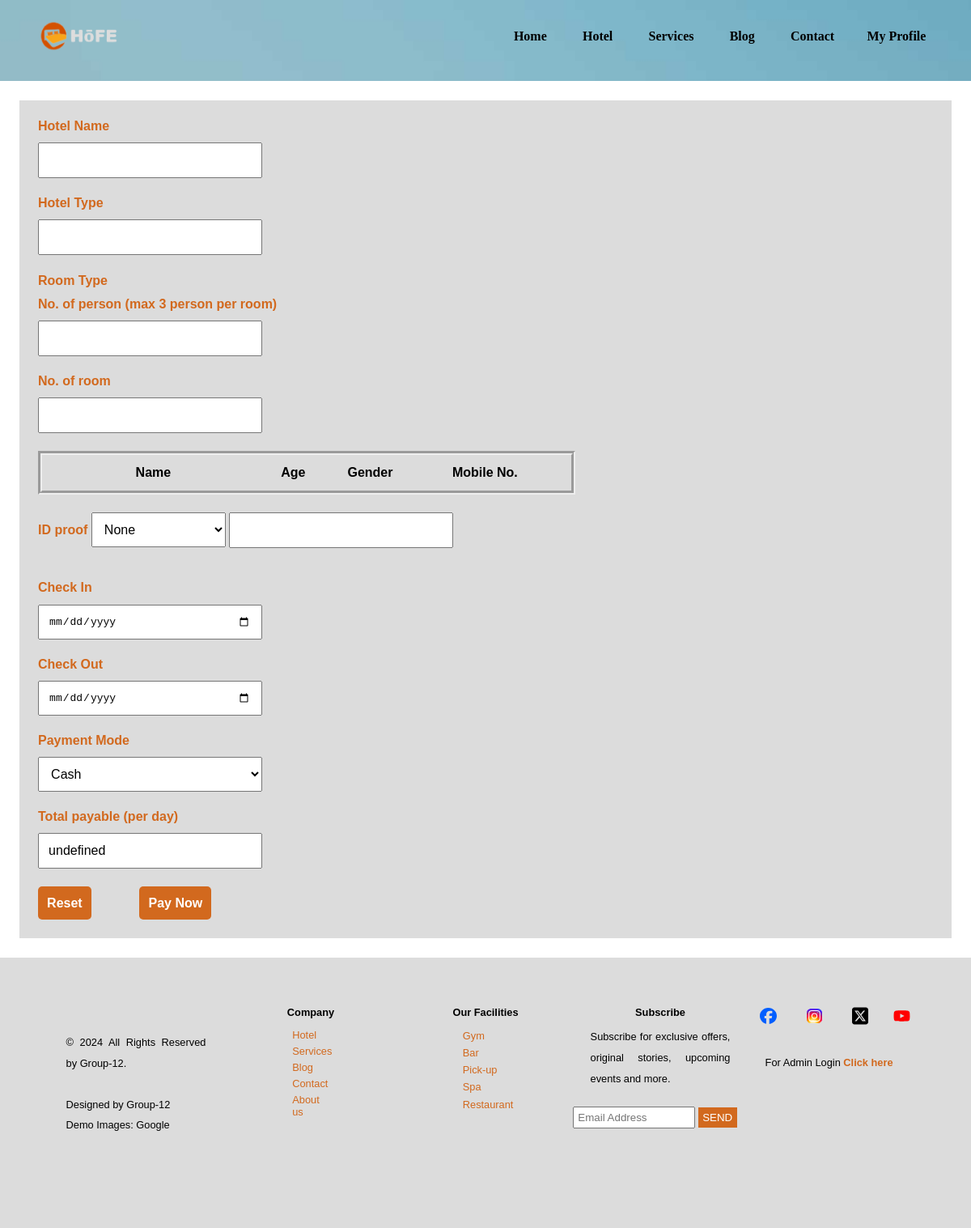
Page /payment.php?uphname=Hotel Taj (signed in) on the earlier database version.
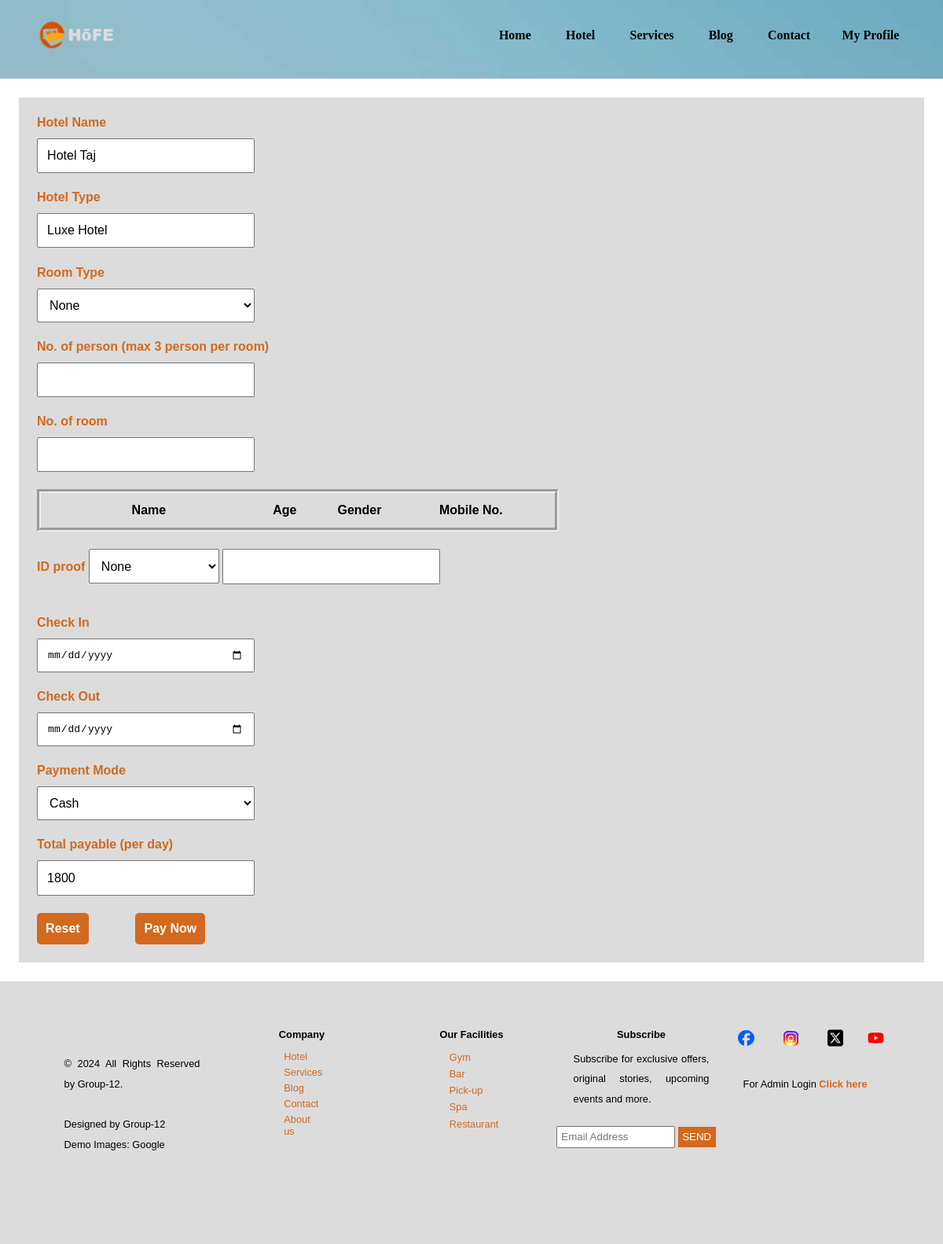
Same page on the later database version.
### tables this page shows
CREATE TABLE `hotel` (
  `id` int(11) NOT NULL,
  `aduser` varchar(20) NOT NULL,
  `hname` varchar(30) NOT NULL,
  `htype` varchar(20) NOT NULL,
  `hloc` varchar(15) NOT NULL,
  `haddr` varchar(100) NOT NULL,
  `hdes` varchar(500) NOT NULL,
  `rent` varchar(11) NOT NULL,
  `img` varchar(100) NOT NULL,
  `avail` varchar(11) NOT NULL
);

### payment.php (the view, shortened to what the changed rows need)
<?php
if(isset($_GET['cd'])){
    $da=$_GET['cd'];
}
else{
    $da=date("Y-m-d");
}
$hid=$_GET['uphname'];
$mysqli=new mysqli("localhost","root","","hotel_reserve");
$sql="SELECT * FROM hotel WHERE hname='".$hid."'";
$result=mysqli_query($mysqli,$sql);
$row=mysqli_fetch_array($result);
$price=$row["rent"];
if($row['htype'] == "Luxe Hotel"){
    $price = $price + (($price * 20) / 100);
}
echo '
<!DOCTYPE html>
<html lang="en">
<head>
    <meta charset="UTF-8">
    <meta name="viewport" content="width=device-width, initial-scale=1.0">
    <title>* Hotel Booking *</title>
    <link rel="stylesheet" href="style.css">
    <link rel="stylesheet" href="css/payment.css">
    <script defer src="payment.js"></script>
</head>
<body onload="up(this.value,';echo $price;echo ')">
    <div class="container">
        <div class="div1">
            <div class="header">
                <nav>
                    <div class="logo">
                        <a href="index.php">
                            <img src="Components/logo.png" alt="">
                        </a>
                    </div>
                    <ul>
                        <li><a class="home" href="index.php">Home</a></li>
                        <li><a class="hotel" href="hotel.php">Hotel</a></li>
                        <li><a class="services" href="services.php">Services</a></li>
                        <li><a class="blog" href="blog.php">Blog</a></li>
                        <li><a class="contact" href="contact.php">Contact</a></li>';
                    echo '</ul>
                </nav>
            </div>
        </div>
        <div class="payment">
            <div class="content">';
                    echo'<form action="payment1.php" method="post" class="form" enctype="multipart/form-data">
                    <input type="hidden" name="aduser" value="';echo $row['aduser']; echo '">
                    <label for="hname">Hotel Name </label>
                    <input type="text" name="hname" value="';echo $row['hname'];echo '" required>
                    <label for="htype">Hotel Type </label>
                    <input type="text" name="htype" value="';echo $row['htype'];echo '" readonly required>
                    <label for="hrtype">Room Type </label>';
                    if($row['htype'] == "Luxe Hotel"){
                        echo '<select name="hrtype" id="" onchange="up(this.value,';echo $price;echo ')">
                            <option value="na" selected>None</option>
                            <option value="SingleXA Suite">SingleXA Suite</option>
                            <option value="DoubleXA Suite">DoubleXA Suite</option>
                            <option value="QuadXA Suite">QuadXA Suite</option>
                        </select>';
                    }
                    echo '<label for="noper">No. of person (max 3 person per room)</label>
                    <input type="number" min="1" max="3" id="nop" onkeyup="f(this.value)" required>
                    <label for="noroom">No. of room </label>
                    <input type="number" id="room" max="1" name="noroom" onkeyup="roomup(this.value,';echo $price;echo ')" required>
                    <div id="tab_r">
                        <table>
                            <tr>
                                <th style="width: 40%;">Name</th>
                                <th style="width: 15%;">Age</th>
                                <th style="width: 15%;">Gender</th>
                                <th style="width: 30%;">Mobile No.</th>
                            </tr>
                        </table>
                    </div>
                    <div class="con-id">
                        <label for="uveri">ID proof </label>
                        <select name="uveri" id="idpro">
                            <option value="na" selected>None</option>
                            <option value="Aadhar No">Aadhar No</option>
                            <option value="Voter ID">Voter ID</option>
                            <option value="PAN No">PAN No</option>
                            <option value="Driving License">Driving License</option>
                            <option value="Passport No">Passport No</option>
                        </select>
                        <input type="text" name="uveride" required>
                    </div><br>
                    <label for="checkin">Check In</label>
                    <input type="date" id="ci" min="';echo $da;echo'" name="checkin" onchange="date()" required>';
                    echo '<label for="checkout">Check Out</label>
                    <input type="date" id="co" min="';echo ++$da;echo'"" name="checkout" onchange="dateup()" required>
                    <label for="status">Payment Mode</label>
                    <select name="status" id="" onchange="fsc(this.value)" required>
                        <option value="Cash" selected>Cash</option>
                    </select>
                    <label for="payrup">Total payable (per day)</label>
                    <input type="text" name="payrup" id="pay" value="" readonly>
                    <div class="con-btn">
                        <button type="reset" onclick="re()">Reset</button>
                        <button type="submit" value="Pay Now">Pay Now</button>
                    </div>
                </form>
            </div>
        </div>
    </div>
</body>
</html>
';
?>

Differences in the rows shown:
now on this page (row edited): hotel: hname "Hotel Taj", htype "Luxe Hotel"
Other differences:
form field hrtype: (not shown) → "None"
form field payrup: "undefined" → "1800"
